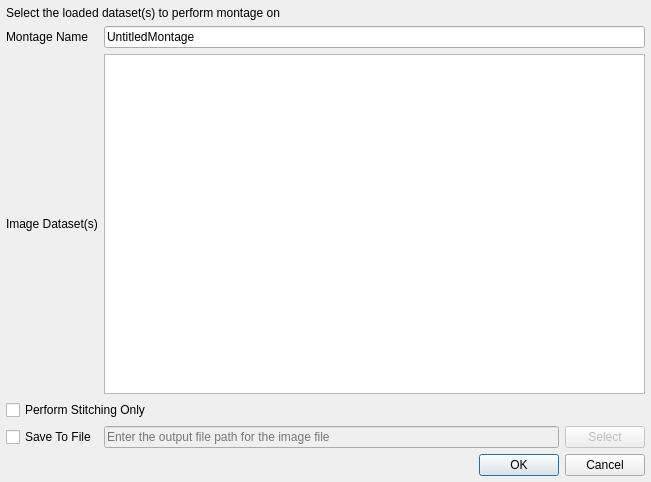
<?xml version="1.0" encoding="UTF-8"?>
<ui version="4.0">
 <class>PerformMontageDialog</class>
 <widget class="QDialog" name="PerformMontageDialog">
  <property name="geometry">
   <rect>
    <x>0</x>
    <y>0</y>
    <width>651</width>
    <height>482</height>
   </rect>
  </property>
  <property name="windowTitle">
   <string>Perform Montage</string>
  </property>
  <layout class="QGridLayout" name="gridLayout">
   <property name="leftMargin">
    <number>6</number>
   </property>
   <property name="topMargin">
    <number>6</number>
   </property>
   <property name="rightMargin">
    <number>6</number>
   </property>
   <property name="bottomMargin">
    <number>6</number>
   </property>
   <item row="4" column="0">
    <widget class="QDialogButtonBox" name="buttonBox">
     <property name="orientation">
      <enum>Qt::Horizontal</enum>
     </property>
     <property name="standardButtons">
      <set>QDialogButtonBox::Cancel|QDialogButtonBox::Ok</set>
     </property>
    </widget>
   </item>
   <item row="0" column="0">
    <widget class="QLabel" name="label">
     <property name="text">
      <string>Select the loaded dataset(s) to perform montage on</string>
     </property>
    </widget>
   </item>
   <item row="1" column="0">
    <layout class="QGridLayout" name="gridLayout_2">
     <item row="3" column="0">
      <widget class="QCheckBox" name="saveToFileCB">
       <property name="text">
        <string>Save To File</string>
       </property>
      </widget>
     </item>
     <item row="3" column="1">
      <widget class="QLineEdit" name="dataFileLE">
       <property name="enabled">
        <bool>false</bool>
       </property>
       <property name="placeholderText">
        <string>Enter the output file path for the image file</string>
       </property>
      </widget>
     </item>
     <item row="1" column="0">
      <widget class="QLabel" name="label_3">
       <property name="text">
        <string>Image Dataset(s)</string>
       </property>
      </widget>
     </item>
     <item row="0" column="0">
      <widget class="QLabel" name="label_2">
       <property name="text">
        <string>Montage Name</string>
       </property>
      </widget>
     </item>
     <item row="3" column="2">
      <widget class="QPushButton" name="selectButton">
       <property name="enabled">
        <bool>false</bool>
       </property>
       <property name="text">
        <string>Select</string>
       </property>
      </widget>
     </item>
     <item row="1" column="1" colspan="2">
      <widget class="DatasetListWidget" name="datasetsListWidget"/>
     </item>
     <item row="0" column="1" colspan="2">
      <widget class="QLineEdit" name="montageNameLE">
       <property name="text">
        <string>UntitledMontage</string>
       </property>
      </widget>
     </item>
     <item row="2" column="0" colspan="2">
      <widget class="QCheckBox" name="stitchingOnlyCB">
       <property name="text">
        <string>Perform Stitching Only</string>
       </property>
      </widget>
     </item>
    </layout>
   </item>
  </layout>
 </widget>
 <customwidgets>
  <customwidget>
   <class>DatasetListWidget</class>
   <extends>QListWidget</extends>
   <header>DatasetListWidget.h</header>
  </customwidget>
 </customwidgets>
 <resources/>
 <connections>
  <connection>
   <sender>buttonBox</sender>
   <signal>accepted()</signal>
   <receiver>PerformMontageDialog</receiver>
   <slot>accept()</slot>
   <hints>
    <hint type="sourcelabel">
     <x>248</x>
     <y>254</y>
    </hint>
    <hint type="destinationlabel">
     <x>157</x>
     <y>274</y>
    </hint>
   </hints>
  </connection>
  <connection>
   <sender>buttonBox</sender>
   <signal>rejected()</signal>
   <receiver>PerformMontageDialog</receiver>
   <slot>reject()</slot>
   <hints>
    <hint type="sourcelabel">
     <x>316</x>
     <y>260</y>
    </hint>
    <hint type="destinationlabel">
     <x>286</x>
     <y>274</y>
    </hint>
   </hints>
  </connection>
 </connections>
</ui>
